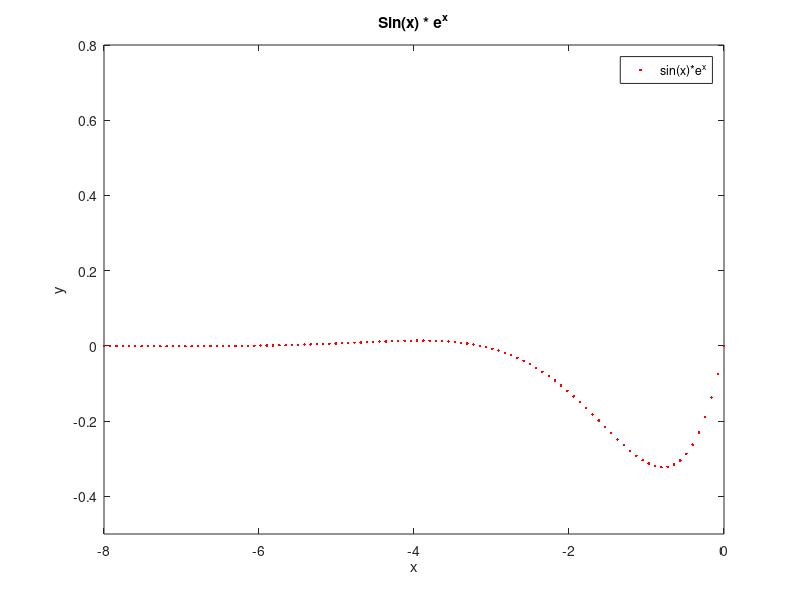

MATLAB code for this plot:
x = linspace(-8, 0, 100);
y = sin(x) .* exp(x);

plot(x, y, 'r.');
axis([-8 0 -0.5 0.8]);
title('Sin(x) * e^x');
legend('sin(x)*e^x');
xlabel('x');
ylabel('y');